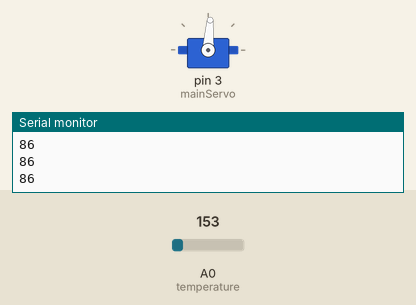
This sketch was run on a simulated Arduino Uno, built with avr-gcc and run on an emulated ATmega328P. Shown: servo, the last lines printed to the serial monitor. The inputs (shaded band) are chosen by the test bench; at power-on: A0 (temperature) = 153.

Above: at 1.8 s.
1.9 s: A0 (temperature) set to 165
At 2.4 s:
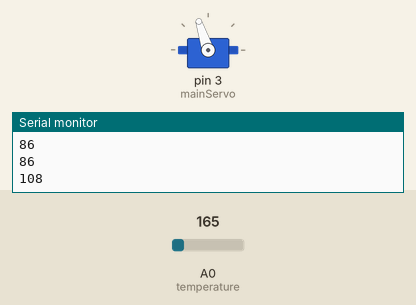
3.4 s: A0 (temperature) set to 175
At 4.6 s:
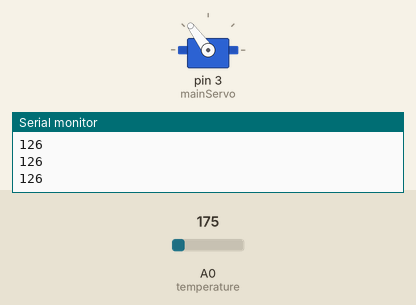
4.9 s: A0 (temperature) set to 191
At 5.9 s:
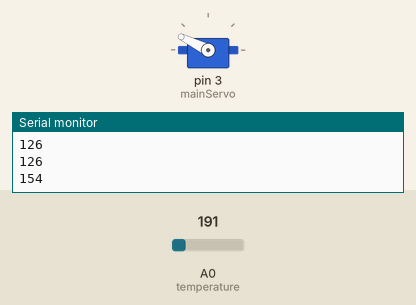
6.4 s: A0 (temperature) set to 221
At 7.0 s:
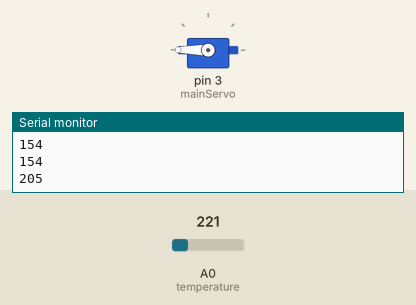
7.9 s: A0 (temperature) set to 133
At 9.1 s:
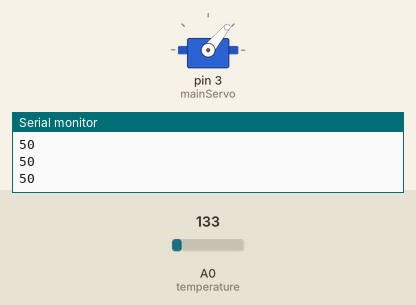
9.4 s: A0 (temperature) set to 114
At 10.5 s:
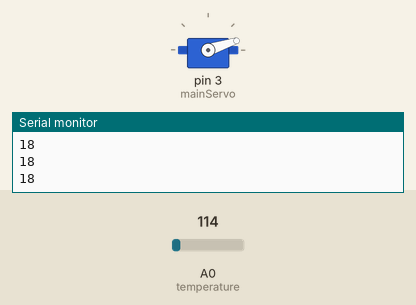
Timing chart, 0 to 11.9 s (numbered marks = the images above; inputs shaded):
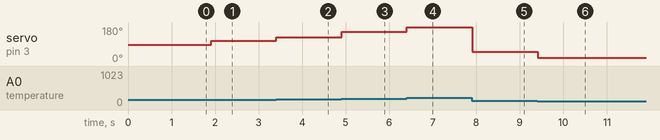

Measured:
- after the input at 1.9 s, servo on pin 3 (mainServo): 86° → 108° at once
- after the input at 3.4 s, servo on pin 3 (mainServo): 108° → 126° at once
- after the input at 4.9 s, servo on pin 3 (mainServo): 126° → 154° at once
- after the input at 6.4 s, servo on pin 3 (mainServo): 154° → 180° at once
- after the input at 7.9 s, servo on pin 3 (mainServo): 180° → 50° at once
- after the input at 9.4 s, servo on pin 3 (mainServo): 50° → 18° at once

The sketch:

tempdesgn1.ino
```cpp
#include <Servo.h>

#define temperature A0


Servo mainServo;
int position = 0;
int previousPosition;

void setup() {

  pinMode(temperature, INPUT);

  mainServo.attach(3);

  Serial.begin(9600);

}

void loop() {

  // Temperature analysis
  int tempReading = analogRead(temperature);
  // If using 5v input
  float voltage = tempReading * 5.0;

  // Divided by 1024
  voltage /= 1024.0;
  //Converting from 10mv per degree
  float tempC = (voltage - 0.5) * 100;

  // This maps temperature to degrees open for the flap
  int position = map(tempC, 0, 50, 0, 180);
  Serial.println(position);
  if(previousPosition != position){
     mainServo.write(position);

     delay(1000);
  }

  previousPosition = position;
}
```
